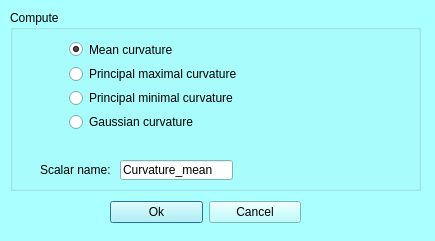
<?xml version="1.0" encoding="UTF-8"?>
<ui version="4.0">
 <class>mqScalarsCurvatureDialog</class>
 <widget class="QDialog" name="mqScalarsCurvatureDialog">
  <property name="geometry">
   <rect>
    <x>0</x>
    <y>0</y>
    <width>435</width>
    <height>241</height>
   </rect>
  </property>
  <property name="palette">
   <palette>
    <active>
     <colorrole role="WindowText">
      <brush brushstyle="SolidPattern">
       <color alpha="255">
        <red>0</red>
        <green>0</green>
        <blue>0</blue>
       </color>
      </brush>
     </colorrole>
     <colorrole role="Button">
      <brush brushstyle="SolidPattern">
       <color alpha="255">
        <red>170</red>
        <green>255</green>
        <blue>255</blue>
       </color>
      </brush>
     </colorrole>
     <colorrole role="Light">
      <brush brushstyle="SolidPattern">
       <color alpha="255">
        <red>255</red>
        <green>255</green>
        <blue>255</blue>
       </color>
      </brush>
     </colorrole>
     <colorrole role="Midlight">
      <brush brushstyle="SolidPattern">
       <color alpha="255">
        <red>212</red>
        <green>255</green>
        <blue>255</blue>
       </color>
      </brush>
     </colorrole>
     <colorrole role="Dark">
      <brush brushstyle="SolidPattern">
       <color alpha="255">
        <red>85</red>
        <green>127</green>
        <blue>127</blue>
       </color>
      </brush>
     </colorrole>
     <colorrole role="Mid">
      <brush brushstyle="SolidPattern">
       <color alpha="255">
        <red>113</red>
        <green>170</green>
        <blue>170</blue>
       </color>
      </brush>
     </colorrole>
     <colorrole role="Text">
      <brush brushstyle="SolidPattern">
       <color alpha="255">
        <red>0</red>
        <green>0</green>
        <blue>0</blue>
       </color>
      </brush>
     </colorrole>
     <colorrole role="BrightText">
      <brush brushstyle="SolidPattern">
       <color alpha="255">
        <red>255</red>
        <green>255</green>
        <blue>255</blue>
       </color>
      </brush>
     </colorrole>
     <colorrole role="ButtonText">
      <brush brushstyle="SolidPattern">
       <color alpha="255">
        <red>0</red>
        <green>0</green>
        <blue>0</blue>
       </color>
      </brush>
     </colorrole>
     <colorrole role="Base">
      <brush brushstyle="SolidPattern">
       <color alpha="255">
        <red>255</red>
        <green>255</green>
        <blue>255</blue>
       </color>
      </brush>
     </colorrole>
     <colorrole role="Window">
      <brush brushstyle="SolidPattern">
       <color alpha="255">
        <red>170</red>
        <green>255</green>
        <blue>255</blue>
       </color>
      </brush>
     </colorrole>
     <colorrole role="Shadow">
      <brush brushstyle="SolidPattern">
       <color alpha="255">
        <red>0</red>
        <green>0</green>
        <blue>0</blue>
       </color>
      </brush>
     </colorrole>
     <colorrole role="AlternateBase">
      <brush brushstyle="SolidPattern">
       <color alpha="255">
        <red>212</red>
        <green>255</green>
        <blue>255</blue>
       </color>
      </brush>
     </colorrole>
     <colorrole role="ToolTipBase">
      <brush brushstyle="SolidPattern">
       <color alpha="255">
        <red>255</red>
        <green>255</green>
        <blue>220</blue>
       </color>
      </brush>
     </colorrole>
     <colorrole role="ToolTipText">
      <brush brushstyle="SolidPattern">
       <color alpha="255">
        <red>0</red>
        <green>0</green>
        <blue>0</blue>
       </color>
      </brush>
     </colorrole>
    </active>
    <inactive>
     <colorrole role="WindowText">
      <brush brushstyle="SolidPattern">
       <color alpha="255">
        <red>0</red>
        <green>0</green>
        <blue>0</blue>
       </color>
      </brush>
     </colorrole>
     <colorrole role="Button">
      <brush brushstyle="SolidPattern">
       <color alpha="255">
        <red>170</red>
        <green>255</green>
        <blue>255</blue>
       </color>
      </brush>
     </colorrole>
     <colorrole role="Light">
      <brush brushstyle="SolidPattern">
       <color alpha="255">
        <red>255</red>
        <green>255</green>
        <blue>255</blue>
       </color>
      </brush>
     </colorrole>
     <colorrole role="Midlight">
      <brush brushstyle="SolidPattern">
       <color alpha="255">
        <red>212</red>
        <green>255</green>
        <blue>255</blue>
       </color>
      </brush>
     </colorrole>
     <colorrole role="Dark">
      <brush brushstyle="SolidPattern">
       <color alpha="255">
        <red>85</red>
        <green>127</green>
        <blue>127</blue>
       </color>
      </brush>
     </colorrole>
     <colorrole role="Mid">
      <brush brushstyle="SolidPattern">
       <color alpha="255">
        <red>113</red>
        <green>170</green>
        <blue>170</blue>
       </color>
      </brush>
     </colorrole>
     <colorrole role="Text">
      <brush brushstyle="SolidPattern">
       <color alpha="255">
        <red>0</red>
        <green>0</green>
        <blue>0</blue>
       </color>
      </brush>
     </colorrole>
     <colorrole role="BrightText">
      <brush brushstyle="SolidPattern">
       <color alpha="255">
        <red>255</red>
        <green>255</green>
        <blue>255</blue>
       </color>
      </brush>
     </colorrole>
     <colorrole role="ButtonText">
      <brush brushstyle="SolidPattern">
       <color alpha="255">
        <red>0</red>
        <green>0</green>
        <blue>0</blue>
       </color>
      </brush>
     </colorrole>
     <colorrole role="Base">
      <brush brushstyle="SolidPattern">
       <color alpha="255">
        <red>255</red>
        <green>255</green>
        <blue>255</blue>
       </color>
      </brush>
     </colorrole>
     <colorrole role="Window">
      <brush brushstyle="SolidPattern">
       <color alpha="255">
        <red>170</red>
        <green>255</green>
        <blue>255</blue>
       </color>
      </brush>
     </colorrole>
     <colorrole role="Shadow">
      <brush brushstyle="SolidPattern">
       <color alpha="255">
        <red>0</red>
        <green>0</green>
        <blue>0</blue>
       </color>
      </brush>
     </colorrole>
     <colorrole role="AlternateBase">
      <brush brushstyle="SolidPattern">
       <color alpha="255">
        <red>212</red>
        <green>255</green>
        <blue>255</blue>
       </color>
      </brush>
     </colorrole>
     <colorrole role="ToolTipBase">
      <brush brushstyle="SolidPattern">
       <color alpha="255">
        <red>255</red>
        <green>255</green>
        <blue>220</blue>
       </color>
      </brush>
     </colorrole>
     <colorrole role="ToolTipText">
      <brush brushstyle="SolidPattern">
       <color alpha="255">
        <red>0</red>
        <green>0</green>
        <blue>0</blue>
       </color>
      </brush>
     </colorrole>
    </inactive>
    <disabled>
     <colorrole role="WindowText">
      <brush brushstyle="SolidPattern">
       <color alpha="255">
        <red>85</red>
        <green>127</green>
        <blue>127</blue>
       </color>
      </brush>
     </colorrole>
     <colorrole role="Button">
      <brush brushstyle="SolidPattern">
       <color alpha="255">
        <red>170</red>
        <green>255</green>
        <blue>255</blue>
       </color>
      </brush>
     </colorrole>
     <colorrole role="Light">
      <brush brushstyle="SolidPattern">
       <color alpha="255">
        <red>255</red>
        <green>255</green>
        <blue>255</blue>
       </color>
      </brush>
     </colorrole>
     <colorrole role="Midlight">
      <brush brushstyle="SolidPattern">
       <color alpha="255">
        <red>212</red>
        <green>255</green>
        <blue>255</blue>
       </color>
      </brush>
     </colorrole>
     <colorrole role="Dark">
      <brush brushstyle="SolidPattern">
       <color alpha="255">
        <red>85</red>
        <green>127</green>
        <blue>127</blue>
       </color>
      </brush>
     </colorrole>
     <colorrole role="Mid">
      <brush brushstyle="SolidPattern">
       <color alpha="255">
        <red>113</red>
        <green>170</green>
        <blue>170</blue>
       </color>
      </brush>
     </colorrole>
     <colorrole role="Text">
      <brush brushstyle="SolidPattern">
       <color alpha="255">
        <red>85</red>
        <green>127</green>
        <blue>127</blue>
       </color>
      </brush>
     </colorrole>
     <colorrole role="BrightText">
      <brush brushstyle="SolidPattern">
       <color alpha="255">
        <red>255</red>
        <green>255</green>
        <blue>255</blue>
       </color>
      </brush>
     </colorrole>
     <colorrole role="ButtonText">
      <brush brushstyle="SolidPattern">
       <color alpha="255">
        <red>85</red>
        <green>127</green>
        <blue>127</blue>
       </color>
      </brush>
     </colorrole>
     <colorrole role="Base">
      <brush brushstyle="SolidPattern">
       <color alpha="255">
        <red>170</red>
        <green>255</green>
        <blue>255</blue>
       </color>
      </brush>
     </colorrole>
     <colorrole role="Window">
      <brush brushstyle="SolidPattern">
       <color alpha="255">
        <red>170</red>
        <green>255</green>
        <blue>255</blue>
       </color>
      </brush>
     </colorrole>
     <colorrole role="Shadow">
      <brush brushstyle="SolidPattern">
       <color alpha="255">
        <red>0</red>
        <green>0</green>
        <blue>0</blue>
       </color>
      </brush>
     </colorrole>
     <colorrole role="AlternateBase">
      <brush brushstyle="SolidPattern">
       <color alpha="255">
        <red>170</red>
        <green>255</green>
        <blue>255</blue>
       </color>
      </brush>
     </colorrole>
     <colorrole role="ToolTipBase">
      <brush brushstyle="SolidPattern">
       <color alpha="255">
        <red>255</red>
        <green>255</green>
        <blue>220</blue>
       </color>
      </brush>
     </colorrole>
     <colorrole role="ToolTipText">
      <brush brushstyle="SolidPattern">
       <color alpha="255">
        <red>0</red>
        <green>0</green>
        <blue>0</blue>
       </color>
      </brush>
     </colorrole>
    </disabled>
   </palette>
  </property>
  <property name="windowTitle">
   <string>Scalars: compute curvature</string>
  </property>
  <widget class="QWidget" name="layoutWidget">
   <property name="geometry">
    <rect>
     <x>110</x>
     <y>200</y>
     <width>191</width>
     <height>25</height>
    </rect>
   </property>
   <layout class="QHBoxLayout" name="horizontalLayout_2">
    <item>
     <widget class="QPushButton" name="ok">
      <property name="text">
       <string>Ok</string>
      </property>
     </widget>
    </item>
    <item>
     <widget class="QPushButton" name="cancel">
      <property name="text">
       <string>Cancel</string>
      </property>
     </widget>
    </item>
   </layout>
  </widget>
  <widget class="QGroupBox" name="groupBox">
   <property name="geometry">
    <rect>
     <x>10</x>
     <y>10</y>
     <width>411</width>
     <height>181</height>
    </rect>
   </property>
   <property name="title">
    <string>Compute</string>
   </property>
   <widget class="QWidget" name="verticalLayoutWidget">
    <property name="geometry">
     <rect>
      <x>59</x>
      <y>30</y>
      <width>291</width>
      <height>91</height>
     </rect>
    </property>
    <layout class="QVBoxLayout" name="verticalLayout">
     <item>
      <widget class="QRadioButton" name="meanCurvature">
       <property name="text">
        <string>Mean curvature</string>
       </property>
       <property name="checked">
        <bool>true</bool>
       </property>
      </widget>
     </item>
     <item>
      <widget class="QRadioButton" name="maximalCurvature">
       <property name="text">
        <string>Principal maximal curvature</string>
       </property>
      </widget>
     </item>
     <item>
      <widget class="QRadioButton" name="minimalCurvature">
       <property name="text">
        <string>Principal minimal curvature</string>
       </property>
      </widget>
     </item>
     <item>
      <widget class="QRadioButton" name="gaussianCurvature">
       <property name="text">
        <string>Gaussian curvature</string>
       </property>
      </widget>
     </item>
    </layout>
   </widget>
   <widget class="QLineEdit" name="scalarName">
    <property name="geometry">
     <rect>
      <x>110</x>
      <y>150</y>
      <width>113</width>
      <height>20</height>
     </rect>
    </property>
    <property name="text">
     <string>Curvature_mean</string>
    </property>
   </widget>
   <widget class="QLabel" name="label_8">
    <property name="geometry">
     <rect>
      <x>30</x>
      <y>150</y>
      <width>71</width>
      <height>21</height>
     </rect>
    </property>
    <property name="text">
     <string>&lt;html&gt;&lt;head/&gt;&lt;body&gt;&lt;p&gt;Scalar name:&lt;/p&gt;&lt;/body&gt;&lt;/html&gt;</string>
    </property>
   </widget>
  </widget>
 </widget>
 <resources>
  <include location="../Icons/icons.qrc"/>
  <include location="../Icons/icons.qrc"/>
 </resources>
 <connections/>
</ui>
